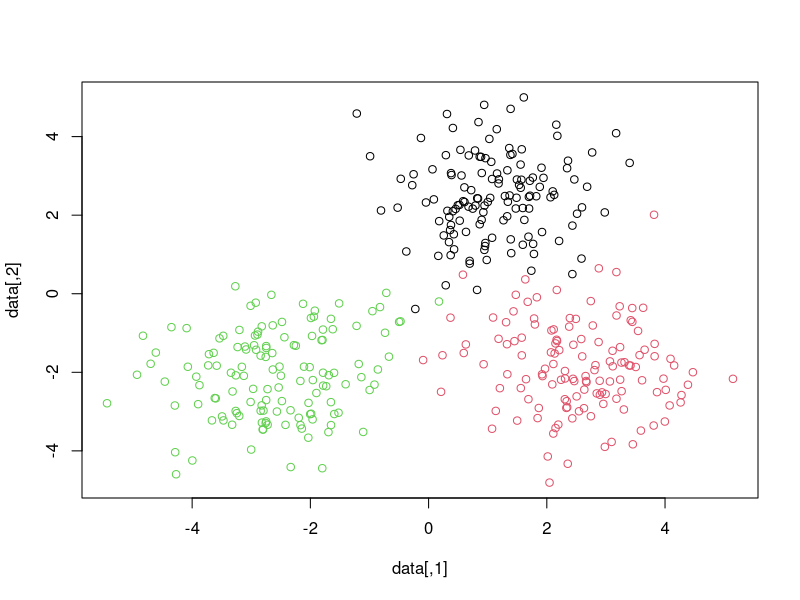

R code for this plot: (Note: this script raises an error after producing the figure.)
## ---- chunk 1
make.mixgaussian <- function(n) {
  n1 = round(n/3)
  n2 = n1
  n3 = n-n1-n2
  p = 2
  mean1 = t(matrix(c(1,2.5), nrow = p, ncol = n1))
  mean2 = t(matrix(c(2.5,-1.8), nrow = p, ncol = n2))
  mean3 = t(matrix(c(-2.5,-2), nrow = p, ncol = n3))
  noise1 = matrix(rnorm(n1*p, sd = 1), nrow = n1, ncol = p)
  noise2 = matrix(rnorm(n2*p, sd = 1), nrow = n2, ncol = p)
  noise3 = matrix(rnorm(n3*p, sd = 1), nrow = n3, ncol = p)
  data = rbind(noise1 + mean1, noise2 + mean2, noise3 + mean3)
  label = c(rep(1,n1), rep(2,n2), rep(3,n3))
  return(list(data = data, label = label))
}

## ---- chunk 2
set.seed(1)
dl <- make.mixgaussian(n = 400)
data <- dl$data
lab <- dl$label
plot(data, col=lab)
## ---- chunk 3
lamseq <- seq(1, 2000, length.out = 10000)
tgcc.fit <- tgCC(data, lamseq, dth = 10)
## ---- chunk 4
library(ggdendro)
library(ggplot2)
## ---- chunk 5
#| cache: true
#| message: false
make_dendrogram(tgcc.fit, lab)
